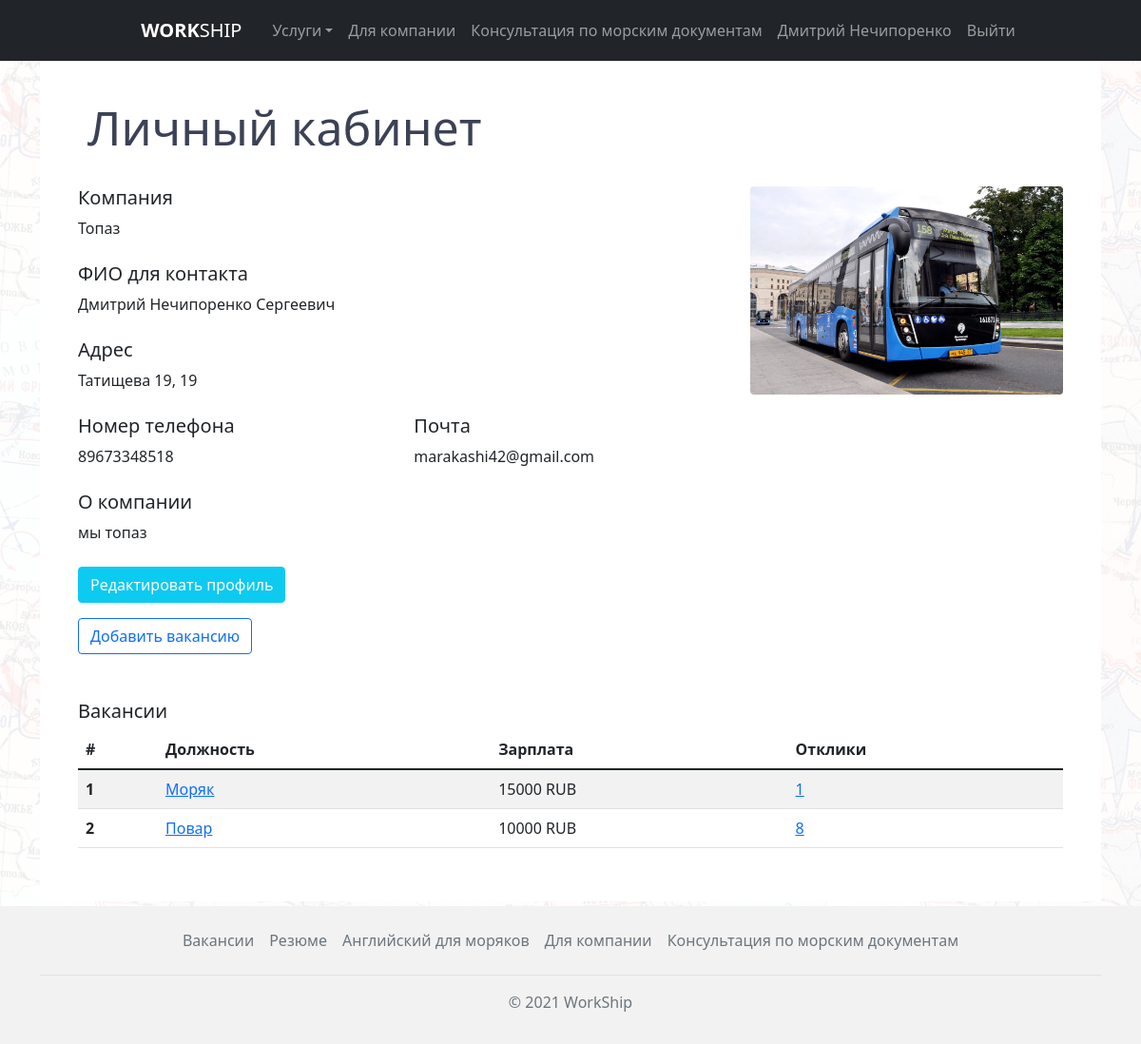
/personalaccount/ (signed in), run on the app's committed database.
### main/models.py (models this page shows)
class CompanyProfile(models.Model):
    user = models.OneToOneField(User, on_delete=models.CASCADE)
    company_name = models.CharField(verbose_name='Название компании', max_length=255)
    logo = models.ImageField(verbose_name='Логотип компании', upload_to=image_directory_path, storage=image_storage, default='defaultuser.png')
    address = models.CharField(verbose_name='Адрес', max_length=255)
    about = models.TextField(verbose_name='О компании')
    contact_patronymic = models.CharField(verbose_name='Отчество', max_length=255, blank=True)
    phone_number = models.CharField(verbose_name='Номер телефона', max_length=12)

### vacancies/models.py (models this page shows, shortened)
class Vacancy(models.Model):
    user = models.ForeignKey(User, on_delete=models.CASCADE)
    title = models.CharField('Должность', max_length=255)
    salary = models.CharField('Зарплата', max_length=255)
    vessel_type = models.CharField('Тип судна', max_length=255, default="")
    date_start = models.DateField('Дата посадки')
    landing = models.CharField('Место посадки', max_length=255, default="")
    contract_term = models.CharField('Срок контракта', max_length=255, default="")
    image = models.ImageField(verbose_name='Изображение', upload_to=image_directory_path, storage=image_storage, default='defaultuser.png')
    time_create = models.DateTimeField('Дата создания', auto_now_add=True, null=True)
    time_update = models.DateTimeField('Дата изменения', auto_now=True, null=True)
    is_published = models.BooleanField('Публикация', default=True)
    def get_absolute_url(self):
        return reverse('vacancies_detail', kwargs={'vacancy_id': self.pk})
    class Meta:
        verbose_name = 'Вакансия'
        verbose_name_plural = 'Вакансии'
        ordering = ['-time_create', 'title']

### personal_account/views.py (the view)
# urls.py: path('', personal_account_home, name='personal_account_home'),
@login_required
def personal_account_home(request):
    seaman_profile = Profile.objects.filter(user=request.user)
    company_profile = CompanyProfile.objects.filter(user=request.user)
    if seaman_profile:
        summaries = Summary.objects.filter(user=request.user).annotate(responses_count=Count('vacancyresponses', filter=Q(vacancyresponses__from_company=True)))
        context = {
            'profile': seaman_profile.get(),
            'summaries': summaries
        }
        return render(request, 'personal_account/personal_seaman_account.html', context=context)
    elif company_profile:
        vacancies = Vacancy.objects.filter(user=request.user).annotate(responses_count=Count('vacancyresponses', filter=Q(vacancyresponses__from_company=False)))
        context = {
            'profile': company_profile.get(),
            'vacancies': vacancies
        }
        return render(request, 'personal_account/personal_company_account.html', context=context)

### personal_account/templates/personal_account/personal_company_account.html (shortened to what this page needs)
{% extends 'main/layout.html' %}
{% block content %}
<div class="container">
      <div class="wrapper">
          <div class="vacancies__header">
            <h2>Личный кабинет</h2>
          </div>
                <div class="row mb-5">
                    <div class="col-8">
                      <div class="row my-4">
                            <div class="col-12">
                                <h5>Компания</h5>
                                {{ profile.company_name }}
                            </div>
                        </div>
                        <div class="row my-4">
                            <div class="col-12">
                                <h5>ФИО для контакта</h5>
                                {{ request.user.get_full_name}} {{ profile.contact_patronymic }}
                            </div>
                        </div>
                        <div class="row my-4">
                            <div class="col-12">
                                <h5>Адрес</h5>
                                {{ profile.address }}
                            </div>
                        </div>
                        <div class="row my-4">
                            <div class="col-6">
                                <h5>
                                    Номер телефона
                                </h5>
                                {{ profile.phone_number }}
                            </div>
                            <div class="col-6">
                                <h5>
                                    Почта
                                </h5>
                                {{ request.user.email }}
                            </div>
                        </div>
                        <div class="row my-4">
                            <div class="col-12">
                                <h5>О компании</h5>
                                {{ profile.about }}
                            </div>
                        </div>
                        <div class="row mb-3">
                            <div class="col-6">
                                <a href="{% url 'edit_company' %}" class="btn btn-info text-white">Редактировать профиль</a>
                            </div>
                        </div>
                        <div class="row">
                            <div class="col-6">
                                <a href="{% url 'vacancies_add' %}" class="btn btn-outline-primary">Добавить вакансию</a>
                            </div>
                        </div>
                    </div>
                    <div class="col-4 my-4">
                        <img src="{{ profile.logo.url }}" class="rounded mx-auto d-block img-fluid" alt="company logo">
                    </div>
                </div>
                <div class="row my-6">
                    <div class="col-12 my-6">
                        <h5>
                            Вакансии
                        </h5>
                        <table class="table table-striped table-hover">
                            <thead>
                                <tr>
                                    <th scope="col">#</th>
                                    <th scope="col">Должность</th>
                                    <th scope="col">Зарплата</th>
                                    <th scope="col">Отклики</th>
                                </tr>
                            </thead>
                            <tbody>
                            {% for vacancy in vacancies %}
                               <tr>
                                    <th scope="row">{{ forloop.counter }}</th>
                                    <td><a href="{{ vacancy.get_absolute_url }}">{{ vacancy.title }}</a></td>
                                    <td>{{ vacancy.salary }}</td>
                                    <td><a href="{% url 'vacancies_responses' vacancy.id %}">{{ vacancy.responses_count }}</a></td>
                                </tr>
                          {% endfor %}
                            </tbody>
                        </table>
                    </div>
                </div>
      </div>
</div>
{% endblock %}

### main/templates/main/layout.html (shortened to what this page needs)
{% load static %}
<!DOCTYPE html>
<html lang="en">
  <head>
    <link rel="stylesheet" href="https://use.fontawesome.com/releases/v5.15.4/css/all.css">
    <link href="https://cdn.jsdelivr.net/npm/bootstrap@5.1.1/dist/css/bootstrap.min.css" rel="stylesheet">
    <link rel="stylesheet" href="{%  static 'main/style/css/style.css' %}">
  </head>
  <body>
  <div class="bg-map">
    <header class="p-1 bg-dark text-white">
      <div class="container">
        <nav class="navbar sticky-top navbar-expand-lg navbar-dark bg-dark justify-content-md-center">
          <div class="d-flex flex-wrap">
            <a href="{% url 'home' %}" class="navbar-brand h5 d-flex align-items-center mb-2 mb-lg-0 mx-4 text-white text-decoration-none"> <b>WORK</b>SHIP</a>
            <div class="collapse navbar-collapse" id="navbarSupportedContent">
              <ul class="navbar-nav me-auto mb-2 mb-lg-0">
                <li class="nav-item dropdown"><a class="nav-link dropdown-toggle" href="#" id="navbarDropdown" role="button" data-bs-toggle="dropdown" aria-expanded="false">Услуги</a>
                </li>
                <li class="nav-item"><a class="nav-link" href="{% url 'company_home' %}">Для компании</a></li>
                <li class="nav-item"><a class="nav-link" href="{% url 'seaman_home' %}">Консультация по морским документам</a></li>
                {% if request.user.is_authenticated %}
                  {% if request.user.is_staff %}
                    <li class="nav-item"><a class="nav-link" href="{% url 'admin:index' %}">{{ request.user.get_full_name}}</a></li>
                  {% else %}
                    <li class="nav-item"><a class="nav-link" href="{% url 'personal_account_home' %}">{{ request.user.get_full_name}}</a></li>
                  {% endif %}
                  <li class="nav-item"><a class="nav-link" href="{% url 'logout' %}">Выйти</a></li>
                {% else %}
                  <li class="nav-item"><a class="nav-link" href="{% url 'login' %}">Авторизация</a></li>
                {% endif %}
              </ul>
            </div>
        </nav>
      </div>
    </header>
<main>
    {% block content %}
    {% endblock %}
</main>
    <footer class="footer py-3" style="position: absolute; bottom: 0; width: 100%">
      <div class="container">
        <ul class="nav justify-content-center border-bottom pb-3 mb-3">
          <li class="nav-item"><a href="{% url 'vacancies_home' %}" class="nav-link px-2 text-muted">Вакансии</a></li>
          <li class="nav-item"><a href="{% url 'summaries_home' %}" class="nav-link px-2 text-muted">Резюме</a></li>
          <li class="nav-item"><a href="{% url 'in_develop' %}" class="nav-link px-2 text-muted">Английский для моряков</a></li>
          <li class="nav-item"><a href="{% url 'company_home' %}" class="nav-link px-2 text-muted">Для компании</a></li>
          <li class="nav-item"><a href="{% url 'seaman_home' %}" class="nav-link px-2 text-muted">Консультация по морским документам</a></li>
        </ul>
        <p class="text-center text-muted">© 2021 WorkShip</p>
      </div>
    </footer>
      </div>
  </body>
</html>

### main/static/main/style/css/style.css (style rules this page uses)
* { padding: 0; margin: 0; -webkit-box-sizing: border-box; box-sizing: border-box; font-family: "Segoe UI", Tahoma, Geneva, Verdana, sans-serif; scroll-behavior: smooth; }
html, body { height: 100%; }
html main, body main { height: 100%; padding-bottom: 150px; }
footer { background-color: #f2f2f2; }
.wrapper { padding: 40px; height: 100%; background-color: #fff; }
.bg-map { position: relative; min-height: 100%; }
.bg-map::after { content: ""; background: url(../../img/map1942.jpg); background-repeat: repeat; background-size: auto; opacity: 0.07; top: 0; left: 0; right: 0; bottom: 0; position: absolute; z-index: -10; }
.vacancies__header h2 { font-weight: 400; font-size: 50px; margin-left: 10px; color: #3c4255; }

### data on the page
CompanyProfile: company_name "Топаз", contact_patronymic "Сергеевич", address "Татищева 19, 19", phone_number "89673348518", about "мы топаз", logo (picture)
Vacancy: title "Моряк", salary "15000 RUB", responses_count "1"
Vacancy: title "Повар", salary "10000 RUB", responses_count "8"

### other printed values
{{ request.user.get_full_name }} "Дмитрий Нечипоренко"
{{ request.user.email }} "marakashi42@gmail.com"
